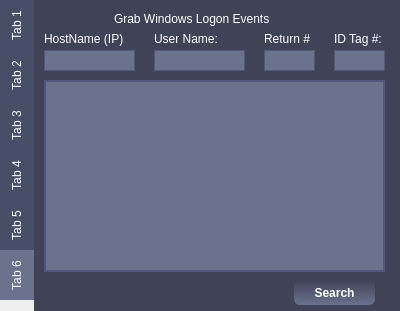
<?xml version="1.0" encoding="UTF-8"?>
<ui version="4.0">
 <class>Form</class>
 <widget class="QWidget" name="Form">
  <property name="geometry">
   <rect>
    <x>0</x>
    <y>0</y>
    <width>400</width>
    <height>311</height>
   </rect>
  </property>
  <property name="windowTitle">
   <string>Form</string>
  </property>
  <property name="styleSheet">
   <string notr="true"/>
  </property>
  <widget class="TabWidget" name="tabWidget">
   <property name="geometry">
    <rect>
     <x>0</x>
     <y>0</y>
     <width>401</width>
     <height>311</height>
    </rect>
   </property>
   <property name="layoutDirection">
    <enum>Qt::LeftToRight</enum>
   </property>
   <property name="styleSheet">
    <string notr="true">/** MAIN SECTION **/
QWidget {
	background-color: #404258;
	color: #fff;
 }
QTabWidget {
	background: #404258;
	border-color: #BFE7FF;
}
/** PUSH BUTTON SECTION **/
 QPushButton {
	background: qlineargradient(x1: 0, y1: 0, x2: 0, y2: 1, stop: 0 #404258, stop: 1 #6B728E);
	border-radius: 6px;
	padding: 5px;
	color: white;
	font-weight: bold;
}
QPushButton:hover {;
	border: 1px solid;
	border-color: #fff;
 }
QPushButton:pressed {
	background: qlineargradient(x1: 0, y1: 0, x2: 0, y2: 1, stop: 0 #6B728E, stop: 1 #404258);
}
/** TAB BAR SECTION **/
QTabBar:tab { 
	background: #474E68;
	color: #fff; padding: 10px; 
}
QTabBar:tab:hover {
	background: #50577A;
}
QTabBar:tab:selected { 
	background: #6B728E; 
}
/** LINE EDIT SECTION **/
QLineEdit {
	border: 1px solid;
	border-color: #50577A;
	background-color: #6B728E;
}
QLineEdit:focus {
	background: #7B8FA1;
	border: 2px solid;
	border-color: #50577A;
}
/** TEXT BROWSER SECTION **/
QTextBrowser {
	border: 2px solid;
	border-color: #50577A;
	background: #6B728E;
}</string>
   </property>
   <property name="tabPosition">
    <enum>QTabWidget::West</enum>
   </property>
   <property name="currentIndex">
    <number>5</number>
   </property>
   <widget class="QWidget" name="tab">
    <attribute name="title">
     <string>Tab 1</string>
    </attribute>
    <widget class="QPushButton" name="pushButton">
     <property name="geometry">
      <rect>
       <x>124</x>
       <y>40</y>
       <width>91</width>
       <height>24</height>
      </rect>
     </property>
     <property name="text">
      <string>Get Local IP's</string>
     </property>
    </widget>
    <widget class="QLabel" name="label_9">
     <property name="geometry">
      <rect>
       <x>130</x>
       <y>10</y>
       <width>81</width>
       <height>21</height>
      </rect>
     </property>
     <property name="text">
      <string>&lt;html&gt;&lt;head/&gt;&lt;body&gt;&lt;p&gt;&lt;span style=&quot; font-size:12pt;&quot;&gt;Dashboard&lt;/span&gt;&lt;/p&gt;&lt;/body&gt;&lt;/html&gt;</string>
     </property>
    </widget>
    <widget class="QLabel" name="Computer_label">
     <property name="geometry">
      <rect>
       <x>40</x>
       <y>90</y>
       <width>41</width>
       <height>41</height>
      </rect>
     </property>
     <property name="text">
      <string/>
     </property>
     <property name="pixmap">
      <pixmap>images/Computer.png</pixmap>
     </property>
     <property name="scaledContents">
      <bool>true</bool>
     </property>
    </widget>
    <widget class="QLabel" name="Gateway_Label">
     <property name="geometry">
      <rect>
       <x>160</x>
       <y>90</y>
       <width>41</width>
       <height>41</height>
      </rect>
     </property>
     <property name="text">
      <string/>
     </property>
     <property name="pixmap">
      <pixmap>images/Gateway.png</pixmap>
     </property>
     <property name="scaledContents">
      <bool>true</bool>
     </property>
    </widget>
    <widget class="QLabel" name="Internet_Label">
     <property name="geometry">
      <rect>
       <x>280</x>
       <y>90</y>
       <width>41</width>
       <height>41</height>
      </rect>
     </property>
     <property name="text">
      <string/>
     </property>
     <property name="pixmap">
      <pixmap>images/Internet.png</pixmap>
     </property>
     <property name="scaledContents">
      <bool>true</bool>
     </property>
    </widget>
    <widget class="QLabel" name="Computer_Name_Label">
     <property name="geometry">
      <rect>
       <x>30</x>
       <y>70</y>
       <width>61</width>
       <height>16</height>
      </rect>
     </property>
     <property name="text">
      <string>Computer</string>
     </property>
    </widget>
    <widget class="QLabel" name="Gateway_Name_Label">
     <property name="geometry">
      <rect>
       <x>130</x>
       <y>70</y>
       <width>101</width>
       <height>20</height>
      </rect>
     </property>
     <property name="text">
      <string>Gateway / Router</string>
     </property>
    </widget>
    <widget class="QLabel" name="Internet_Name_Label">
     <property name="geometry">
      <rect>
       <x>280</x>
       <y>70</y>
       <width>61</width>
       <height>16</height>
      </rect>
     </property>
     <property name="text">
      <string>Internet</string>
     </property>
    </widget>
    <widget class="QLineEdit" name="IP_LineEdit">
     <property name="geometry">
      <rect>
       <x>10</x>
       <y>140</y>
       <width>101</width>
       <height>41</height>
      </rect>
     </property>
    </widget>
    <widget class="QLineEdit" name="Gateway_LineEdit_2">
     <property name="geometry">
      <rect>
       <x>130</x>
       <y>140</y>
       <width>101</width>
       <height>41</height>
      </rect>
     </property>
    </widget>
    <widget class="QLineEdit" name="Internet_LineEdit_3">
     <property name="geometry">
      <rect>
       <x>250</x>
       <y>140</y>
       <width>101</width>
       <height>41</height>
      </rect>
     </property>
    </widget>
   </widget>
   <widget class="QWidget" name="tab_2">
    <attribute name="title">
     <string>Tab 2</string>
    </attribute>
    <widget class="QLabel" name="label_10">
     <property name="geometry">
      <rect>
       <x>110</x>
       <y>10</y>
       <width>131</width>
       <height>21</height>
      </rect>
     </property>
     <property name="text">
      <string>&lt;html&gt;&lt;head/&gt;&lt;body&gt;&lt;p&gt;&lt;span style=&quot; font-size:12pt;&quot;&gt;Network Details&lt;/span&gt;&lt;/p&gt;&lt;/body&gt;&lt;/html&gt;</string>
     </property>
    </widget>
    <widget class="QLabel" name="label_11">
     <property name="geometry">
      <rect>
       <x>10</x>
       <y>70</y>
       <width>61</width>
       <height>21</height>
      </rect>
     </property>
     <property name="text">
      <string>Details</string>
     </property>
    </widget>
    <widget class="QTextBrowser" name="Network_Details_Result">
     <property name="geometry">
      <rect>
       <x>10</x>
       <y>100</y>
       <width>341</width>
       <height>201</height>
      </rect>
     </property>
    </widget>
    <widget class="QPushButton" name="Get_Network_Details">
     <property name="geometry">
      <rect>
       <x>250</x>
       <y>60</y>
       <width>101</width>
       <height>24</height>
      </rect>
     </property>
     <property name="text">
      <string>Get Local Info</string>
     </property>
    </widget>
    <widget class="QLabel" name="Redo">
     <property name="geometry">
      <rect>
       <x>220</x>
       <y>60</y>
       <width>21</width>
       <height>21</height>
      </rect>
     </property>
     <property name="text">
      <string/>
     </property>
     <property name="pixmap">
      <pixmap>images/Redo.png</pixmap>
     </property>
     <property name="scaledContents">
      <bool>true</bool>
     </property>
    </widget>
   </widget>
   <widget class="QWidget" name="tab_3">
    <attribute name="title">
     <string>Tab 3</string>
    </attribute>
    <widget class="QPushButton" name="pushButton_2">
     <property name="geometry">
      <rect>
       <x>260</x>
       <y>60</y>
       <width>91</width>
       <height>24</height>
      </rect>
     </property>
     <property name="text">
      <string>Scan Network</string>
     </property>
    </widget>
    <widget class="QLabel" name="label">
     <property name="geometry">
      <rect>
       <x>10</x>
       <y>30</y>
       <width>61</width>
       <height>21</height>
      </rect>
     </property>
     <property name="text">
      <string>IP Range</string>
     </property>
    </widget>
    <widget class="QLabel" name="label_2">
     <property name="geometry">
      <rect>
       <x>110</x>
       <y>0</y>
       <width>111</width>
       <height>31</height>
      </rect>
     </property>
     <property name="text">
      <string>&lt;html&gt;&lt;head/&gt;&lt;body&gt;&lt;p&gt;&lt;span style=&quot; font-size:12pt;&quot;&gt;Network Scan&lt;/span&gt;&lt;/p&gt;&lt;/body&gt;&lt;/html&gt;</string>
     </property>
    </widget>
    <widget class="QLineEdit" name="lineEdit">
     <property name="geometry">
      <rect>
       <x>10</x>
       <y>60</y>
       <width>221</width>
       <height>22</height>
      </rect>
     </property>
    </widget>
    <widget class="QTextBrowser" name="Network_Scan_Result">
     <property name="geometry">
      <rect>
       <x>10</x>
       <y>100</y>
       <width>341</width>
       <height>192</height>
      </rect>
     </property>
    </widget>
   </widget>
   <widget class="QWidget" name="tab_4">
    <attribute name="title">
     <string>Tab 4</string>
    </attribute>
    <widget class="QLineEdit" name="lineEdit_2">
     <property name="geometry">
      <rect>
       <x>50</x>
       <y>40</y>
       <width>211</width>
       <height>22</height>
      </rect>
     </property>
    </widget>
    <widget class="QLineEdit" name="lineEdit_3">
     <property name="geometry">
      <rect>
       <x>50</x>
       <y>70</y>
       <width>211</width>
       <height>22</height>
      </rect>
     </property>
    </widget>
    <widget class="QPushButton" name="pushButton_3">
     <property name="geometry">
      <rect>
       <x>280</x>
       <y>70</y>
       <width>75</width>
       <height>24</height>
      </rect>
     </property>
     <property name="text">
      <string>Scan Ports</string>
     </property>
    </widget>
    <widget class="QTextBrowser" name="Port_Scan_Result">
     <property name="geometry">
      <rect>
       <x>10</x>
       <y>100</y>
       <width>341</width>
       <height>201</height>
      </rect>
     </property>
    </widget>
    <widget class="QLabel" name="label_3">
     <property name="geometry">
      <rect>
       <x>130</x>
       <y>11</y>
       <width>71</width>
       <height>20</height>
      </rect>
     </property>
     <property name="text">
      <string>&lt;html&gt;&lt;head/&gt;&lt;body&gt;&lt;p&gt;&lt;span style=&quot; font-size:12pt;&quot;&gt;Port Scan&lt;/span&gt;&lt;/p&gt;&lt;/body&gt;&lt;/html&gt;</string>
     </property>
    </widget>
    <widget class="QLabel" name="label_4">
     <property name="geometry">
      <rect>
       <x>11</x>
       <y>39</y>
       <width>25</width>
       <height>16</height>
      </rect>
     </property>
     <property name="text">
      <string>Host</string>
     </property>
    </widget>
    <widget class="QLabel" name="label_5">
     <property name="geometry">
      <rect>
       <x>11</x>
       <y>68</y>
       <width>35</width>
       <height>16</height>
      </rect>
     </property>
     <property name="text">
      <string>Port(s)</string>
     </property>
    </widget>
   </widget>
   <widget class="QWidget" name="tab_5">
    <attribute name="title">
     <string>Tab 5</string>
    </attribute>
    <widget class="QTextBrowser" name="Ping_Status_Result">
     <property name="geometry">
      <rect>
       <x>10</x>
       <y>110</y>
       <width>341</width>
       <height>192</height>
      </rect>
     </property>
    </widget>
    <widget class="QLineEdit" name="lineEdit_4">
     <property name="geometry">
      <rect>
       <x>81</x>
       <y>43</y>
       <width>181</width>
       <height>20</height>
      </rect>
     </property>
    </widget>
    <widget class="QPushButton" name="pushButton_4">
     <property name="geometry">
      <rect>
       <x>279</x>
       <y>40</y>
       <width>71</width>
       <height>26</height>
      </rect>
     </property>
     <property name="text">
      <string> Ping IP </string>
     </property>
    </widget>
    <widget class="QLabel" name="label_8">
     <property name="geometry">
      <rect>
       <x>109</x>
       <y>10</y>
       <width>121</width>
       <height>20</height>
      </rect>
     </property>
     <property name="text">
      <string>&lt;html&gt;&lt;head/&gt;&lt;body&gt;&lt;p&gt;&lt;span style=&quot; font-size:12pt;&quot;&gt;Ping Destination&lt;/span&gt;&lt;/p&gt;&lt;/body&gt;&lt;/html&gt;</string>
     </property>
    </widget>
    <widget class="QLabel" name="label_6">
     <property name="geometry">
      <rect>
       <x>11</x>
       <y>37</y>
       <width>25</width>
       <height>16</height>
      </rect>
     </property>
     <property name="text">
      <string>Host</string>
     </property>
    </widget>
    <widget class="QLabel" name="label_7">
     <property name="geometry">
      <rect>
       <x>11</x>
       <y>72</y>
       <width>32</width>
       <height>16</height>
      </rect>
     </property>
     <property name="text">
      <string>Status</string>
     </property>
    </widget>
   </widget>
   <widget class="QWidget" name="tab_6">
    <attribute name="title">
     <string>Tab 6</string>
    </attribute>
    <widget class="QLabel" name="HostName_Label">
     <property name="geometry">
      <rect>
       <x>10</x>
       <y>30</y>
       <width>91</width>
       <height>17</height>
      </rect>
     </property>
     <property name="text">
      <string>HostName (IP)</string>
     </property>
    </widget>
    <widget class="QLabel" name="UserName_Label">
     <property name="geometry">
      <rect>
       <x>120</x>
       <y>30</y>
       <width>91</width>
       <height>17</height>
      </rect>
     </property>
     <property name="text">
      <string>User Name:</string>
     </property>
    </widget>
    <widget class="QLabel" name="Return_Label">
     <property name="geometry">
      <rect>
       <x>230</x>
       <y>30</y>
       <width>51</width>
       <height>17</height>
      </rect>
     </property>
     <property name="text">
      <string>Return #</string>
     </property>
    </widget>
    <widget class="QLabel" name="ID_Label">
     <property name="geometry">
      <rect>
       <x>300</x>
       <y>30</y>
       <width>50</width>
       <height>17</height>
      </rect>
     </property>
     <property name="text">
      <string>ID Tag #:</string>
     </property>
    </widget>
    <widget class="QLineEdit" name="HostName_LineEdit">
     <property name="geometry">
      <rect>
       <x>10</x>
       <y>50</y>
       <width>91</width>
       <height>21</height>
      </rect>
     </property>
    </widget>
    <widget class="QLineEdit" name="UserName_LineEdit">
     <property name="geometry">
      <rect>
       <x>120</x>
       <y>50</y>
       <width>91</width>
       <height>21</height>
      </rect>
     </property>
    </widget>
    <widget class="QLineEdit" name="ID_LineEdit">
     <property name="geometry">
      <rect>
       <x>300</x>
       <y>50</y>
       <width>51</width>
       <height>21</height>
      </rect>
     </property>
    </widget>
    <widget class="QLineEdit" name="Return_LineEdit">
     <property name="geometry">
      <rect>
       <x>230</x>
       <y>50</y>
       <width>51</width>
       <height>21</height>
      </rect>
     </property>
    </widget>
    <widget class="QPushButton" name="getSecurityLog_Button">
     <property name="geometry">
      <rect>
       <x>260</x>
       <y>280</y>
       <width>81</width>
       <height>25</height>
      </rect>
     </property>
     <property name="text">
      <string>Search</string>
     </property>
    </widget>
    <widget class="QTextBrowser" name="textBrowser">
     <property name="geometry">
      <rect>
       <x>10</x>
       <y>80</y>
       <width>341</width>
       <height>192</height>
      </rect>
     </property>
    </widget>
    <widget class="QLabel" name="HostName_Label_3">
     <property name="geometry">
      <rect>
       <x>80</x>
       <y>6</y>
       <width>201</width>
       <height>25</height>
      </rect>
     </property>
     <property name="text">
      <string>Grab Windows Logon Events</string>
     </property>
    </widget>
   </widget>
  </widget>
 </widget>
 <customwidgets>
  <customwidget>
   <class>TabWidget</class>
   <extends>QTabWidget</extends>
   <header>tabwidget.h</header>
   <container>1</container>
  </customwidget>
 </customwidgets>
 <resources/>
 <connections/>
</ui>
